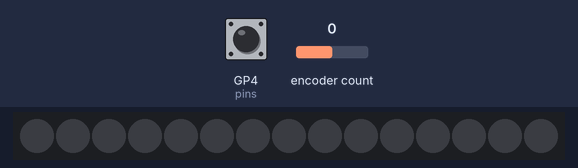
Recording of a program running on a simulated Raspberry Pi Pico running CircuitPython. On the bench: 15 RGB LEDs in strip order, left to right. The inputs (shaded band) are chosen by the test bench; at power-on: GP4 (pins) HIGH, encoder count 0. Dim RGB values are drawn brighter than linear; what the program prints to the serial console is not drawn.

Above: at 1.2 s.
1.3 s: GP4 (pins) pulled LOW for 3.2 s
At 4.33 s:
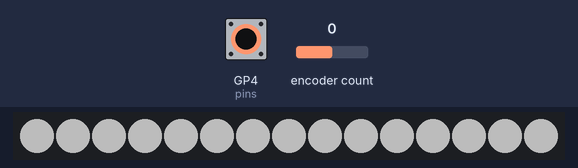
13.1 s: GP4 (pins) pulsed LOW 5 times (0.12 s each, 0.3 s apart)
At 14.4 s:
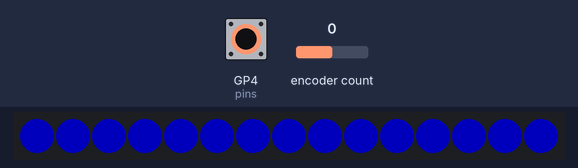
Timing chart, 0 to 16.1 s (numbered marks = the images above; inputs shaded):
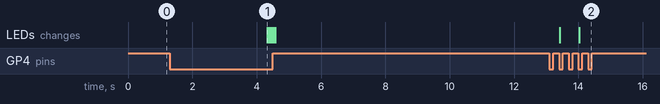

Measured:
- after the input at 1.3 s, the LEDs: change after 3.0 s (image 1)
- after the input at 13.1 s, the LEDs: first change after 0.32 s (image 2 shows a later state)

The program:

code.py
```python
# code.py - 亮度控制版
# 功能: 1. 新增雙擊進入/退出「亮度調節模式」。
#       2. 在亮度模式下，旋轉可調節LED亮度。

import time
import board
import rotaryio
import keypad
import usb_cdc
import neopixel

# --- 設定 ---
NEOPIXEL_PIN = board.GP0
NUM_PIXELS = 15
LONG_PRESS_S = 0.5
UNLOCK_PRESS_S = 3.0
DOUBLE_CLICK_S = 0.4 # 雙擊的有效時間間隔 (秒)

# --- 初始化 ---
encoder = rotaryio.IncrementalEncoder(board.GP2, board.GP3)
keys = keypad.Keys(pins=(board.GP4,), value_when_pressed=False, pull=True)
serial = usb_cdc.console
pixels = neopixel.NeoPixel(NEOPIXEL_PIN, NUM_PIXELS, brightness=0.3, auto_write=False)

# --- 狀態變數 ---
last_position = encoder.position
button_down_time = None
is_in_switch_mode = False
unlock_triggered = False
rotation_during_press = False

# 新增：控制模式與亮度相關變數
control_mode = "VOLUME"  # "VOLUME" 或 "BRIGHTNESS"
current_brightness = 0.3 # 初始亮度
last_click_time = 0      # 用於判斷雙擊

# (update_volume_leds 函式不變)
def update_volume_leds(level):
    leds_to_light = round(level / 100 * NUM_PIXELS)
    for i in range(NUM_PIXELS):
        if i < leds_to_light:
            if i < NUM_PIXELS * 0.5: pixels[i] = (0, 255, 0)
            elif i < NUM_PIXELS * 0.8: pixels[i] = (255, 255, 0)
            else: pixels[i] = (255, 0, 0)
        else: pixels[i] = (0, 0, 0)
    pixels.show()

print("--- RP2040 韌體已啟動 (亮度控制版) ---")
update_volume_leds(0)
incoming_buffer = ""

# --- 主迴圈 (邏輯重大更新) ---
while True:
    # (接收電腦指令的邏輯不變)
    if serial.in_waiting > 0:
        incoming_buffer += serial.read(serial.in_waiting).decode()
        if "\n" in incoming_buffer:
            line, incoming_buffer = incoming_buffer.split("\n", 1)
            if line.startswith("V:"):
                try: update_volume_leds(int(line[2:]))
                except (ValueError, IndexError): pass

    # --- 旋轉邏輯更新：根據模式決定行為 ---
    current_position = encoder.position
    if current_position != last_position:
        # 如果在亮度模式
        if control_mode == "BRIGHTNESS":
            if current_position > last_position: # 順時針增加亮度
                current_brightness = min(1.0, current_brightness + 0.01)
            else: # 逆時針減少亮度
                current_brightness = max(0.01, current_brightness - 0.01)
            pixels.brightness = current_brightness
            pixels.show() # 立刻應用亮度
        # 如果在音量模式 (且長按切換App中)
        elif is_in_switch_mode:
            rotation_during_press = True
            serial.write(b"NEXT_APP\n" if current_position > last_position else b"PREV_APP\n")
        # 預設的音量模式
        else:
            serial.write(b"UP\n" if current_position > last_position else b"DOWN\n")
        last_position = current_position

    # --- 按鈕事件邏輯更新：加入雙擊判斷 ---
    event = keys.events.get()
    if event:
        if event.pressed:
            # 判斷雙擊
            time_since_last_click = time.monotonic() - last_click_time
            if time_since_last_click < DOUBLE_CLICK_S:
                # --- 觸發雙擊 ---
                if control_mode == "VOLUME":
                    control_mode = "BRIGHTNESS"
                    # 提示進入亮度模式：閃爍白色
                    pixels.fill((255, 255, 255)); pixels.show(); time.sleep(0.1)
                    pixels.show() # 恢復原樣
                else:
                    control_mode = "VOLUME"
                    # 提示回到音量模式：閃爍藍色
                    pixels.fill((0, 0, 255)); pixels.show(); time.sleep(0.1)
                    pixels.show() # 恢復原樣

                last_click_time = 0 # 重置雙擊計時，防止三擊
                button_down_time = None # 雙擊後不觸發長按或短按
            else:
                # --- 記錄單擊 ---
                button_down_time = time.monotonic()
                is_in_switch_mode = False
                unlock_triggered = False
                rotation_during_press = False
                last_click_time = time.monotonic()

        elif event.released:
            # 只有在非雙擊的情況下，才處理長短按
            if button_down_time is not None:
                if is_in_switch_mode:
                    if not rotation_during_press and not unlock_triggered:
                        serial.write(b"MIC_MUTE\n")
                elif not unlock_triggered:
                     serial.write(b"MUTE\n")

            button_down_time = None
            is_in_switch_mode = False

    # (模式判斷邏輯不變)
    if button_down_time is not None:
        press_duration = time.monotonic() - button_down_time
        if not is_in_switch_mode and press_duration >= LONG_PRESS_S:
            is_in_switch_mode = True
        if is_in_switch_mode and not unlock_triggered and press_duration >= UNLOCK_PRESS_S:
            serial.write(b"UNLOCK\n")
            unlock_triggered = True
            # ... 解鎖提示燈光 ...
            for _ in range(3):
                pixels.fill((255, 255, 255)); pixels.show(); time.sleep(0.05)
                pixels.fill((0, 0, 0)); pixels.show(); time.sleep(0.05)

    time.sleep(0.001)
```
